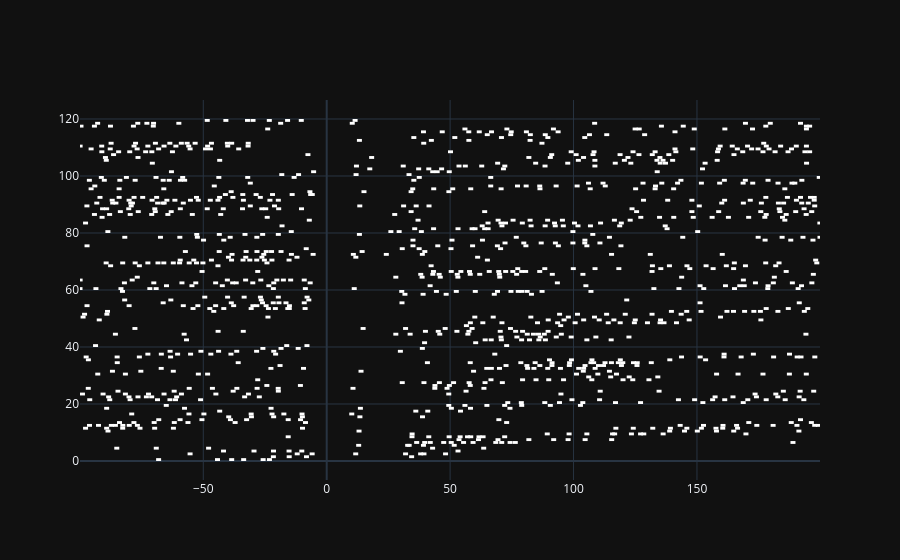

The cell this chart's notebook holds for it:
### Markdown cell above
### Plot the spiketrain

### Code cell
import plotly.graph_objects as go

fig = go.Figure()

# Setup variables for plotting
burst_offset   = 0
x_plot, y_plot = [], []
x_lines_laser, y_lines_laser = [], []
x_lines_dmd, y_lines_dmd = [], []

yticks         = []
ytext          = []

for train_id, spiketrains in all_spiketimes.items():
    df = data_io.trial_df.query('train_id == @train_id')
    stim_duration = df.iloc[0]['pchr_on_duration']
    pchr_power = df.iloc[0]['pchr_power']

    print(f'{train_id}, stimduration: {stim_duration:.0f}, power: {pchr_power}')

    for burst_i, sp in enumerate(spiketrains):
        x_plot.append(np.vstack([sp, sp, np.full(sp.size, np.nan)]).T.flatten())
        y_plot.append(np.vstack([np.ones(sp.size) * burst_offset,
                                np.ones(sp.size)* burst_offset +1, np.full(sp.size, np.nan)]).T.flatten())
        burst_offset += 1

x_plot = np.hstack(x_plot)
y_plot = np.hstack(y_plot)

fig.add_scatter(
    x=x_plot, y=y_plot,
    mode='lines', line=dict(width=5, color='white'),
    showlegend=False,
)
fig.show()

### Figure 1 — Plotly figure (JSON) as saved in the notebook; plotly's stock layout.template omitted (floating-point values rounded to 4 significant figures; data arrays with more than 128 entries replaced by an {"elided": "..."} marker saying what was removed)
{"data": [{"line": {"color": "white", "width": 5}, "mode": "lines", "showlegend": false, "x": {"elided": "3471 float values"}, "y": {"elided": "3471 float values"}, "type": "scatter"}], "layout": {}}
